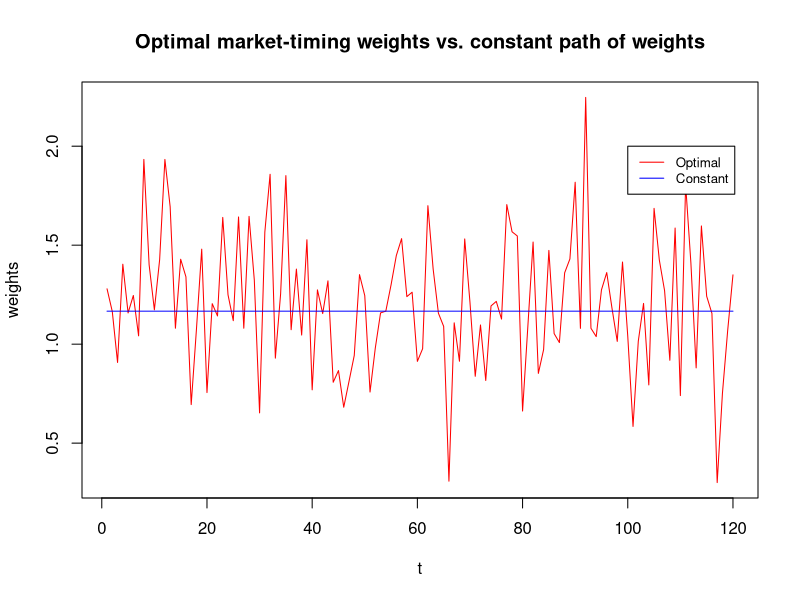
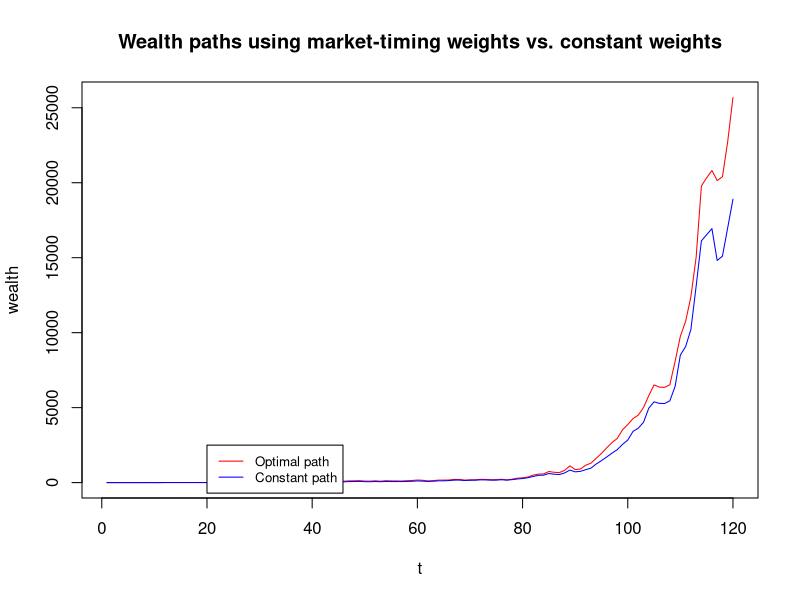

The R source for these figures, in order:
# Parameters
u<-0.07
sigx<-0.02
sige<-0.14
gamma<-3
len<-120
# Part (a)
# Generate a path for rt1
xt<-rnorm(len,0,sigx)
et1<-rnorm(len,0,sige)
rt1<-u+xt+et1
# Compute the path of optimal market-timing weights
wt<-(u+xt)/(gamma*sige^2)
# Get the constant path of weights 
wcon<-rep(u/(gamma*(sigx^2+sige^2)), times=len)
# Plot the path of of optimal market-timing weights and the constant path of weights
plot(wt, type='l', col='red', xlab='t', ylab='weights', main='Optimal market-timing weights vs. constant path of weights')
lines(wcon, col='blue')
legend(100, 2.0, legend=c("Optimal", "Constant"), col=c("red", "blue"), lty=1:1, cex=0.8)
# Part (b)
# Compute the wealth path using market-timing strategy optimal wieghts
vt1<-numeric(len)
v0<-1
vt1[1]<-v0*(1+wt[1]*rt1[1])
for (i in 2:len)
{
  vt1[i]<-vt1[i-1]*(1+wt[i]*rt1[i])
}
# Compute the wealth path using constant weights
vt2<-numeric(len)
vt2[1]<-v0*(1+wcon[1]*rt1[1])
for (i in 2:len)
{
  vt2[i]<-vt2[i-1]*(1+wcon[i]*rt1[i])
}
# plot the wealth paths using two shcemes of weights
plot(vt1, type='l', col='red', xlab='t', ylab='wealth', main='Wealth paths using market-timing weights vs. constant weights')
lines(vt2, col='blue')
legend(20, 2500, legend=c("Optimal path", "Constant path"), col=c("red", "blue"), lty=1:1, cex=0.8)
